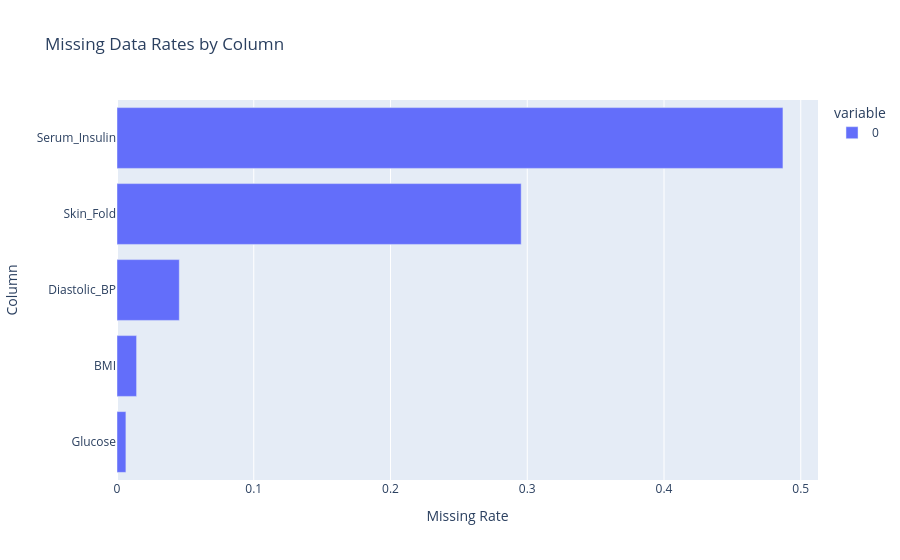

Write notebook code for a chart like this one.
### Code cell
missing_data_tutor.missingness(df)

### Figure 1 — Plotly figure (JSON) as saved in the notebook; plotly's stock layout.template omitted (floating-point values rounded to 4 significant figures)
{"data": [{"hovertemplate": "variable=0<br>Missing Rate=%{x}<br>Column=%{y}<extra></extra>", "legendgroup": "0", "marker": {"color": "#636efa", "pattern": {"shape": ""}}, "name": "0", "orientation": "h", "showlegend": true, "textposition": "auto", "x": [0.00651, 0.01432, 0.04557, 0.2956, 0.487], "xaxis": "x", "y": ["Glucose", "BMI", "Diastolic_BP", "Skin_Fold", "Serum_Insulin"], "yaxis": "y", "type": "bar"}], "layout": {"xaxis": {"anchor": "y", "domain": [0.0, 1.0], "title": {"text": "Missing Rate"}}, "yaxis": {"anchor": "x", "domain": [0.0, 1.0], "title": {"text": "Column"}}, "legend": {"title": {"text": "variable"}, "tracegroupgap": 0}, "title": {"text": "Missing Data Rates by Column"}, "barmode": "relative"}}
